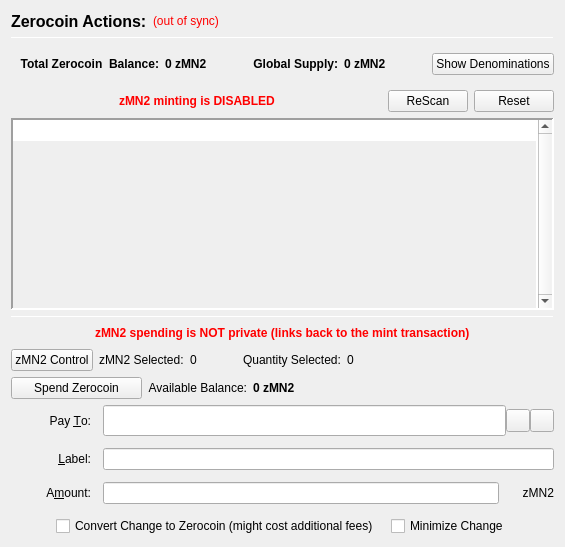
                  <widget class="QFrame" name="verticalFrameLeft">
                   <layout class="QVBoxLayout" name="verticalLayout_2">
                    <item>
                     <layout class="QVBoxLayout" name="verticalLayout_3">
                      <item>
                       <layout class="QHBoxLayout" name="horizontalLayout_3">
                        <item>
                         <widget class="QLabel" name="labelzMN2Actions">
                          <property name="font">
                           <font>
                            <pointsize>12</pointsize>
                            <weight>75</weight>
                            <bold>true</bold>
                           </font>
                          </property>
                          <property name="text">
                           <string>Zerocoin Actions:</string>
                          </property>
                          <property name="alignment">
                           <set>Qt::AlignLeading|Qt::AlignLeft|Qt::AlignVCenter</set>
                          </property>
                         </widget>
                        </item>
                        <item>
                         <widget class="QLabel" name="labelzMN2SyncStatus">
                          <property name="toolTip">
                           <string>The displayed information may be out of date. Your wallet automatically synchronizes with the MasterNoder2 network after a connection is established, but this process has not completed yet.</string>
                          </property>
                          <property name="styleSheet">
                           <string notr="true">QLabel { color: red; }</string>
                          </property>
                          <property name="text">
                           <string notr="true">(out of sync)</string>
                          </property>
                          <property name="alignment">
                           <set>Qt::AlignLeading|Qt::AlignLeft|Qt::AlignVCenter</set>
                          </property>
                         </widget>
                        </item>
                        <item>
                         <spacer name="horizontalSpacer">
                          <property name="orientation">
                           <enum>Qt::Horizontal</enum>
                          </property>
                          <property name="sizeHint" stdset="0">
                           <size>
                            <width>40</width>
                            <height>20</height>
                           </size>
                          </property>
                         </spacer>
                        </item>
                       </layout>
                      </item>
                      <item>
                       <widget class="Line" name="lineUpperLeft">
                        <property name="minimumSize">
                         <size>
                          <width>0</width>
                          <height>1</height>
                         </size>
                        </property>
                        <property name="maximumSize">
                         <size>
                          <width>16777215</width>
                          <height>1</height>
                         </size>
                        </property>
                        <property name="frameShadow">
                         <enum>QFrame::Sunken</enum>
                        </property>
                        <property name="orientation">
                         <enum>Qt::Horizontal</enum>
                        </property>
                       </widget>
                      </item>
                      <item>
                       <widget class="QFrame" name="balanceSupplyFrame">
                        <layout class="QHBoxLayout" name="horizontalLayout_2" stretch="0,0,0,1,0">
                         <property name="rightMargin">
                          <number>0</number>
                         </property>
                         <item>
                          <layout class="QHBoxLayout" name="horizontalLayout_34">
                           <item>
                            <widget class="QLabel" name="labelzAvailableText_3">
                             <property name="font">
                              <font>
                               <weight>75</weight>
                               <bold>true</bold>
                              </font>
                             </property>
                             <property name="toolTip">
                              <string>Total Balance including unconfirmed and immature zMN2</string>
                             </property>
                             <property name="text">
                              <string>Total Zerocoin  Balance:</string>
                             </property>
                             <property name="alignment">
                              <set>Qt::AlignRight|Qt::AlignTrailing|Qt::AlignVCenter</set>
                             </property>
                            </widget>
                           </item>
                           <item>
                            <widget class="QLabel" name="labelzAvailableAmount_4">
                             <property name="minimumSize">
                              <size>
                               <width>40</width>
                               <height>0</height>
                              </size>
                             </property>
                             <property name="font">
                              <font>
                               <weight>75</weight>
                               <bold>true</bold>
                              </font>
                             </property>
                             <property name="toolTip">
                              <string>Total Balance including unconfirmed and immature zMN2</string>
                             </property>
                             <property name="text">
                              <string>0 zMN2</string>
                             </property>
                             <property name="alignment">
                              <set>Qt::AlignLeading|Qt::AlignLeft|Qt::AlignVCenter</set>
                             </property>
                            </widget>
                           </item>
                          </layout>
                         </item>
                         <item>
                          <spacer name="horizontalSpacer_32">
                           <property name="orientation">
                            <enum>Qt::Horizontal</enum>
                           </property>
                           <property name="sizeHint" stdset="0">
                            <size>
                             <width>40</width>
                             <height>20</height>
                            </size>
                           </property>
                          </spacer>
                         </item>
                         <item>
                          <layout class="QHBoxLayout" name="horizontalLayout_35">
                           <item>
                            <widget class="QLabel" name="labelZsupplyText_2">
                             <property name="font">
                              <font>
                               <weight>75</weight>
                               <bold>true</bold>
                              </font>
                             </property>
                             <property name="text">
                              <string>Global Supply:</string>
                             </property>
                             <property name="alignment">
                              <set>Qt::AlignRight|Qt::AlignTrailing|Qt::AlignVCenter</set>
                             </property>
                            </widget>
                           </item>
                           <item>
                            <widget class="QLabel" name="labelZsupplyAmount_2">
                             <property name="font">
                              <font>
                               <weight>75</weight>
                               <bold>true</bold>
                              </font>
                             </property>
                             <property name="text">
                              <string>0 zMN2</string>
                             </property>
                            </widget>
                           </item>
                          </layout>
                         </item>
                         <item>
                          <spacer name="horizontalSpacer_31">
                           <property name="orientation">
                            <enum>Qt::Horizontal</enum>
                           </property>
                           <property name="sizeHint" stdset="0">
                            <size>
                             <width>40</width>
                             <height>20</height>
                            </size>
                           </property>
                          </spacer>
                         </item>
                         <item>
                          <widget class="QPushButton" name="pushButtonShowDenoms">
                           <property name="toolTip">
                            <string>Show zMN2 denominations list</string>
                           </property>
                           <property name="text">
                            <string>Show Denominations</string>
                           </property>
                          </widget>
                         </item>
                        </layout>
                       </widget>
                      </item>
                      <item>
                       <layout class="QHBoxLayout" name="horizontalLayout_4">
                        <item>
                         <spacer name="horizontalSpacer_2">
                          <property name="orientation">
                           <enum>Qt::Horizontal</enum>
                          </property>
                          <property name="sizeHint" stdset="0">
                           <size>
                            <width>40</width>
                            <height>20</height>
                           </size>
                          </property>
                         </spacer>
                        </item>
                        <item>
                         <widget class="QLabel" name="label">
                          <property name="styleSheet">
                           <string notr="true">color: red;
font-weight: bold;</string>
                          </property>
                          <property name="text">
                           <string>zMN2 minting is DISABLED</string>
                          </property>
                         </widget>
                        </item>
                        <item>
                         <spacer name="horizontalSpacer_3">
                          <property name="orientation">
                           <enum>Qt::Horizontal</enum>
                          </property>
                          <property name="sizeHint" stdset="0">
                           <size>
                            <width>40</width>
                            <height>20</height>
                           </size>
                          </property>
                         </spacer>
                        </item>
                        <item>
                         <widget class="QPushButton" name="pushButtonMintReset">
                          <property name="maximumSize">
                           <size>
                            <width>80</width>
                            <height>16777215</height>
                           </size>
                          </property>
                          <property name="toolTip">
                           <string>Rescan the complete blockchain for  Zerocoin mints and their meta-data.</string>
                          </property>
                          <property name="text">
                           <string>ReScan</string>
                          </property>
                         </widget>
                        </item>
                        <item>
                         <widget class="QPushButton" name="pushButtonSpentReset">
                          <property name="maximumSize">
                           <size>
                            <width>80</width>
                            <height>16777215</height>
                           </size>
                          </property>
                          <property name="toolTip">
                           <string>Reset Zerocoin Wallet DB. Deletes transactions that did not make it into the blockchain.</string>
                          </property>
                          <property name="text">
                           <string>Reset</string>
                          </property>
                         </widget>
                        </item>
                       </layout>
                      </item>
                      <item>
                       <widget class="QPlainTextEdit" name="TEMintStatus">
                        <property name="font">
                         <font>
                          <pointsize>8</pointsize>
                         </font>
                        </property>
                        <property name="toolTip">
                         <string>Status and/or Mesages from the last Mint Action.</string>
                        </property>
                        <property name="frameShape">
                         <enum>QFrame::Panel</enum>
                        </property>
                        <property name="frameShadow">
                         <enum>QFrame::Sunken</enum>
                        </property>
                        <property name="lineWidth">
                         <number>2</number>
                        </property>
                        <property name="midLineWidth">
                         <number>2</number>
                        </property>
                        <property name="verticalScrollBarPolicy">
                         <enum>Qt::ScrollBarAlwaysOn</enum>
                        </property>
                        <property name="horizontalScrollBarPolicy">
                         <enum>Qt::ScrollBarAlwaysOff</enum>
                        </property>
                        <property name="readOnly">
                         <bool>true</bool>
                        </property>
                        <property name="plainText">
                         <string notr="true"/>
                        </property>
                        <property name="backgroundVisible">
                         <bool>true</bool>
                        </property>
                       </widget>
                      </item>
                      <item>
                       <widget class="Line" name="line">
                        <property name="minimumSize">
                         <size>
                          <width>0</width>
                          <height>1</height>
                         </size>
                        </property>
                        <property name="maximumSize">
                         <size>
                          <width>16777215</width>
                          <height>1</height>
                         </size>
                        </property>
                        <property name="orientation">
                         <enum>Qt::Horizontal</enum>
                        </property>
                       </widget>
                      </item>
                      <item>
                       <layout class="QHBoxLayout" name="horizontalLayout_7">
                        <item>
                         <spacer name="horizontalSpacer_18">
                          <property name="orientation">
                           <enum>Qt::Horizontal</enum>
                          </property>
                          <property name="sizeHint" stdset="0">
                           <size>
                            <width>40</width>
                            <height>20</height>
                           </size>
                          </property>
                         </spacer>
                        </item>
                        <item>
                         <widget class="QLabel" name="label_2">
                          <property name="styleSheet">
                           <string notr="true">color: red;
font-weight: bold;</string>
                          </property>
                          <property name="text">
                           <string>zMN2 spending is NOT private (links back to the mint transaction)</string>
                          </property>
                         </widget>
                        </item>
                        <item>
                         <spacer name="horizontalSpacer_30">
                          <property name="orientation">
                           <enum>Qt::Horizontal</enum>
                          </property>
                          <property name="sizeHint" stdset="0">
                           <size>
                            <width>40</width>
                            <height>20</height>
                           </size>
                          </property>
                         </spacer>
                        </item>
                       </layout>
                      </item>
                      <item>
                       <layout class="QHBoxLayout" name="horizontalLayout_24">
                        <property name="leftMargin">
                         <number>0</number>
                        </property>
                        <property name="bottomMargin">
                         <number>0</number>
                        </property>
                        <item>
                         <widget class="QPushButton" name="pushButtonZPivControl">
                          <property name="text">
                           <string>zMN2 Control</string>
                          </property>
                         </widget>
                        </item>
                        <item>
                         <widget class="QLabel" name="labelzPivSelected">
                          <property name="text">
                           <string>zMN2 Selected:</string>
                          </property>
                         </widget>
                        </item>
                        <item>
                         <widget class="QLabel" name="labelzPivSelected_int">
                          <property name="text">
                           <string>0</string>
                          </property>
                         </widget>
                        </item>
                        <item>
                         <spacer name="horizontalSpacer_17">
                          <property name="orientation">
                           <enum>Qt::Horizontal</enum>
                          </property>
                          <property name="sizeType">
                           <enum>QSizePolicy::Fixed</enum>
                          </property>
                          <property name="sizeHint" stdset="0">
                           <size>
                            <width>40</width>
                            <height>20</height>
                           </size>
                          </property>
                         </spacer>
                        </item>
                        <item>
                         <widget class="QLabel" name="labelQuantitySelected">
                          <property name="text">
                           <string>Quantity Selected:</string>
                          </property>
                         </widget>
                        </item>
                        <item>
                         <widget class="QLabel" name="labelQuantitySelected_int">
                          <property name="text">
                           <string>0</string>
                          </property>
                         </widget>
                        </item>
                        <item>
                         <spacer name="horizontalSpacer_19">
                          <property name="orientation">
                           <enum>Qt::Horizontal</enum>
                          </property>
                          <property name="sizeHint" stdset="0">
                           <size>
                            <width>40</width>
                            <height>20</height>
                           </size>
                          </property>
                         </spacer>
                        </item>
                       </layout>
                      </item>
                      <item>
                       <layout class="QHBoxLayout" name="horizontalLayout_6">
                        <item>
                         <widget class="QPushButton" name="pushButtonSpendzMN2">
                          <property name="minimumSize">
                           <size>
                            <width>131</width>
                            <height>0</height>
                           </size>
                          </property>
                          <property name="toolTip">
                           <string>Spend Zerocoin. Without 'Pay To:' address creates payments to yourself.</string>
                          </property>
                          <property name="text">
                           <string>Spend Zerocoin</string>
                          </property>
                         </widget>
                        </item>
                        <item>
                         <widget class="QLabel" name="labelzMN2BalanceText">
                          <property name="toolTip">
                           <string>Available (mature and spendable) zMN2 for spending</string>
                          </property>
                          <property name="text">
                           <string>Available Balance:</string>
                          </property>
                          <property name="alignment">
                           <set>Qt::AlignRight|Qt::AlignTrailing|Qt::AlignVCenter</set>
                          </property>
                         </widget>
                        </item>
                        <item>
                         <widget class="QLabel" name="labelzAvailableAmount_2">
                          <property name="font">
                           <font>
                            <weight>75</weight>
                            <bold>true</bold>
                           </font>
                          </property>
                          <property name="toolTip">
                           <string>Available (mature and spendable) zMN2 for spending

zMN2 are mature when they have more than 20 confirmations AND more than 2 mints of the same denomination after them were minted</string>
                          </property>
                          <property name="text">
                           <string>0 zMN2</string>
                          </property>
                          <property name="alignment">
                           <set>Qt::AlignLeading|Qt::AlignLeft|Qt::AlignVCenter</set>
                          </property>
                         </widget>
                        </item>
                        <item>
                         <spacer name="horizontalSpacer_4">
                          <property name="orientation">
                           <enum>Qt::Horizontal</enum>
                          </property>
                          <property name="sizeHint" stdset="0">
                           <size>
                            <width>40</width>
                            <height>20</height>
                           </size>
                          </property>
                         </spacer>
                        </item>
                       </layout>
                      </item>
                      <item>
                       <layout class="QGridLayout" name="gridLayout_7">
                        <property name="spacing">
                         <number>12</number>
                        </property>
                        <item row="0" column="0">
                         <widget class="QLabel" name="payToLabel">
                          <property name="minimumSize">
                           <size>
                            <width>80</width>
                            <height>0</height>
                           </size>
                          </property>
                          <property name="text">
                           <string>Pay &amp;To:</string>
                          </property>
                          <property name="alignment">
                           <set>Qt::AlignRight|Qt::AlignTrailing|Qt::AlignVCenter</set>
                          </property>
                          <property name="buddy">
                           <cstring>payTo</cstring>
                          </property>
                         </widget>
                        </item>
                        <item row="0" column="1">
                         <layout class="QHBoxLayout" name="payToLayout">
                          <property name="spacing">
                           <number>0</number>
                          </property>
                          <item>
                           <widget class="QValidatedLineEdit" name="payTo">
                            <property name="enabled">
                             <bool>true</bool>
                            </property>
                            <property name="minimumSize">
                             <size>
                              <width>0</width>
                              <height>31</height>
                             </size>
                            </property>
                            <property name="toolTip">
                             <string>The MasterNoder2 address to send the payment to. Creates local payment to yourself when empty.</string>
                            </property>
                           </widget>
                          </item>
                          <item>
                           <widget class="QToolButton" name="addressBookButton">
                            <property name="toolTip">
                             <string>Choose previously used address</string>
                            </property>
                            <property name="text">
                             <string/>
                            </property>
                            <property name="icon">
                             <iconset resource="../masternoder2.qrc">
                              <normaloff>:/icons/address-book</normaloff>:/icons/address-book</iconset>
                            </property>
                            <property name="shortcut">
                             <string>Alt+A</string>
                            </property>
                           </widget>
                          </item>
                          <item>
                           <widget class="QToolButton" name="pasteButton">
                            <property name="toolTip">
                             <string>Paste address from clipboard</string>
                            </property>
                            <property name="text">
                             <string/>
                            </property>
                            <property name="icon">
                             <iconset resource="../masternoder2.qrc">
                              <normaloff>:/icons/editpaste</normaloff>:/icons/editpaste</iconset>
                            </property>
                            <property name="shortcut">
                             <string>Alt+P</string>
                            </property>
                           </widget>
                          </item>
                         </layout>
                        </item>
                        <item row="1" column="0">
                         <widget class="QLabel" name="labelLabel">
                          <property name="minimumSize">
                           <size>
                            <width>80</width>
                            <height>0</height>
                           </size>
                          </property>
                          <property name="text">
                           <string>&amp;Label:</string>
                          </property>
                          <property name="alignment">
                           <set>Qt::AlignRight|Qt::AlignTrailing|Qt::AlignVCenter</set>
                          </property>
                          <property name="buddy">
                           <cstring>addAsLabel</cstring>
                          </property>
                         </widget>
                        </item>
                        <item row="1" column="1">
                         <widget class="QLineEdit" name="addAsLabel">
                          <property name="toolTip">
                           <string>Enter a label for this address to add it to the list of used addresses</string>
                          </property>
                         </widget>
                        </item>
                        <item row="2" column="0">
                         <widget class="QLabel" name="amountLabel">
                          <property name="minimumSize">
                           <size>
                            <width>80</width>
                            <height>0</height>
                           </size>
                          </property>
                          <property name="text">
                           <string>A&amp;mount:</string>
                          </property>
                          <property name="alignment">
                           <set>Qt::AlignRight|Qt::AlignTrailing|Qt::AlignVCenter</set>
                          </property>
                          <property name="buddy">
                           <cstring>zMN2payAmount</cstring>
                          </property>
                         </widget>
                        </item>
                        <item row="2" column="1">
                         <layout class="QHBoxLayout" name="horizontalLayout_9">
                          <property name="spacing">
                           <number>0</number>
                          </property>
                          <item>
                           <widget class="QLineEdit" name="zMN2payAmount"/>
                          </item>
                          <item>
                           <widget class="QLabel" name="labelzMN2">
                            <property name="minimumSize">
                             <size>
                              <width>55</width>
                              <height>0</height>
                             </size>
                            </property>
                            <property name="text">
                             <string>zMN2</string>
                            </property>
                            <property name="alignment">
                             <set>Qt::AlignRight|Qt::AlignTrailing|Qt::AlignVCenter</set>
                            </property>
                           </widget>
                          </item>
                         </layout>
                        </item>
                        <item row="3" column="0" colspan="2">
                         <layout class="QHBoxLayout" name="horizontalLayout_10">
                          <item>
                           <spacer name="horizontalSpacer_5">
                            <property name="orientation">
                             <enum>Qt::Horizontal</enum>
                            </property>
                            <property name="sizeHint" stdset="0">
                             <size>
                              <width>40</width>
                              <height>20</height>
                             </size>
                            </property>
                           </spacer>
                          </item>
                          <item>
                           <widget class="QCheckBox" name="checkBoxMintChange">
                            <property name="sizePolicy">
                             <sizepolicy hsizetype="MinimumExpanding" vsizetype="Fixed">
                              <horstretch>0</horstretch>
                              <verstretch>0</verstretch>
                             </sizepolicy>
                            </property>
                            <property name="layoutDirection">
                             <enum>Qt::LeftToRight</enum>
                            </property>
                            <property name="text">
                             <string>Convert Change to Zerocoin (might cost additional fees)</string>
                            </property>
                           </widget>
                          </item>
                          <item>
                           <widget class="QCheckBox" name="checkBoxMinimizeChange">
                            <property name="toolTip">
                             <string>If checked, the wallet tries to minimize the returning change instead of minimizing the number of spent denominations.</string>
                            </property>
                            <property name="text">
                             <string>Minimize Change</string>
                            </property>
                           </widget>
                          </item>
                          <item>
                           <spacer name="horizontalSpacer_6">
                            <property name="orientation">
                             <enum>Qt::Horizontal</enum>
                            </property>
                            <property name="sizeHint" stdset="0">
                             <size>
                              <width>40</width>
                              <height>20</height>
                             </size>
                            </property>
                           </spacer>
                          </item>
                         </layout>
                        </item>
                       </layout>
                      </item>
                     </layout>
                    </item>
                   </layout>
                  </widget>
